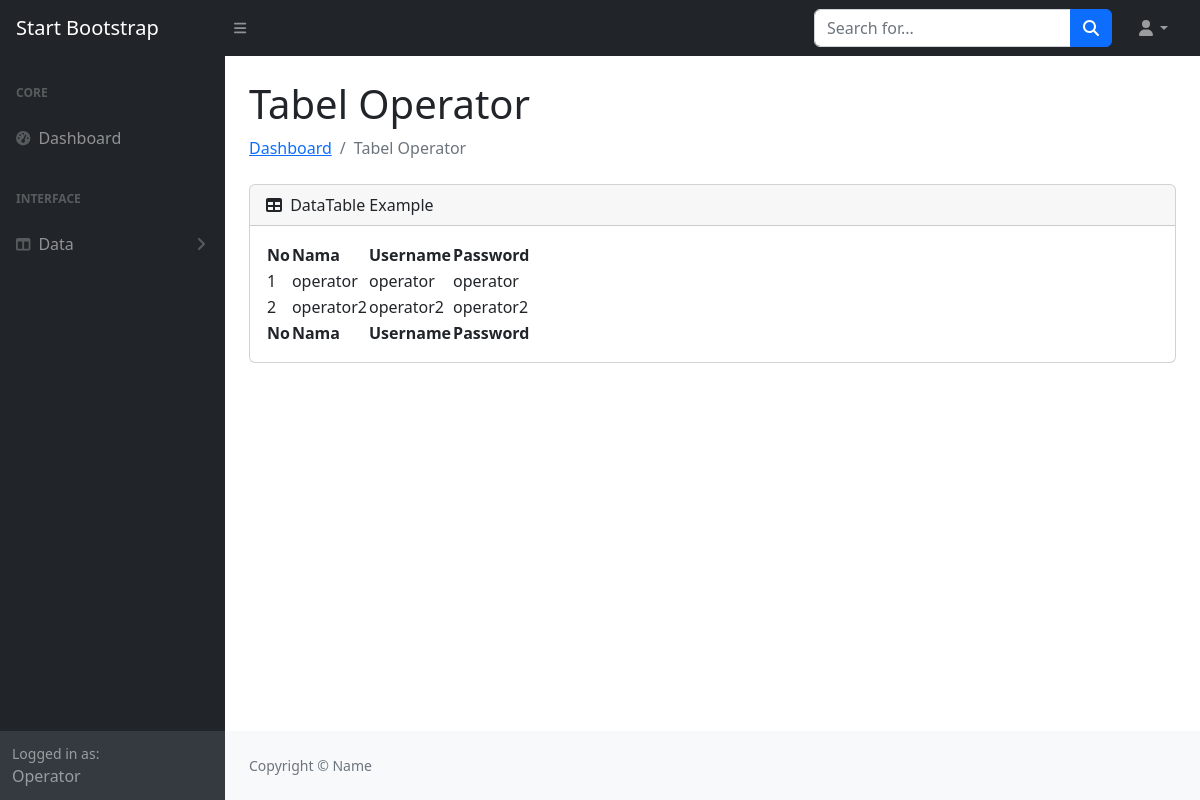
/operator/tabel_operator.php, run on the app's committed database.
### tables this page shows
CREATE TABLE `data_operator` (
  `id_operator` int(11) NOT NULL,
  `nama` varchar(255) NOT NULL,
  `username` varchar(255) NOT NULL,
  `password` varchar(255) NOT NULL,
  `foto` varchar(255) NOT NULL
);

### operator/tabel_operator.php (the view, shortened to what this page needs)
<!DOCTYPE html>
<html lang="en">
<head>
</head>
<body>
    <!DOCTYPE html>
    <html lang="en">
    <head>
        <link href="https://cdn.jsdelivr.net/npm/simple-datatables@7.1.2/dist/style.min.css" rel="stylesheet" />
        <link href="../css/styles.css" rel="stylesheet" />
    </head>
    <body class="sb-nav-fixed">
        <nav class="sb-topnav navbar navbar-expand navbar-dark bg-dark">
            <a class="navbar-brand ps-3" href="index.php">Start Bootstrap</a>
            <button class="btn btn-link btn-sm order-1 order-lg-0 me-4 me-lg-0" id="sidebarToggle" href="#!"><i
                    class="fas fa-bars"></i></button>
            <form class="d-none d-md-inline-block form-inline ms-auto me-0 me-md-3 my-2 my-md-0">
                <div class="input-group">
                    <input class="form-control" type="text" placeholder="Search for..." aria-label="Search for..."
                        aria-describedby="btnNavbarSearch" />
                    <button class="btn btn-primary" id="btnNavbarSearch" type="button"><i
                            class="fas fa-search"></i></button>
                </div>
            </form>
            <ul class="navbar-nav ms-auto ms-md-0 me-3 me-lg-4">
                <li class="nav-item dropdown">
                    <a class="nav-link dropdown-toggle" id="navbarDropdown" href="#" role="button"
                        data-bs-toggle="dropdown" aria-expanded="false"><i class="fas fa-user fa-fw"></i></a>
                </li>
            </ul>
        </nav>
        <div id="layoutSidenav">
            <div id="layoutSidenav_nav">
                <nav class="sb-sidenav accordion sb-sidenav-dark" id="sidenavAccordion">
                    <div class="sb-sidenav-menu">
                        <div class="nav">
                            <div class="sb-sidenav-menu-heading">Core</div>
                            <a class="nav-link" href="index.php">
                                <div class="sb-nav-link-icon"><i class="fas fa-tachometer-alt"></i></div>
                                Dashboard
                            </a>
                            <div class="sb-sidenav-menu-heading">Interface</div>
                            <a class="nav-link collapsed" href="#" data-bs-toggle="collapse"
                                data-bs-target="#collapseLayouts" aria-expanded="false" aria-controls="collapseLayouts">
                                <div class="sb-nav-link-icon"><i class="fas fa-columns"></i></div>
                                Data
                                <div class="sb-sidenav-collapse-arrow"><i class="fas fa-angle-down"></i></div>
                            </a>
                        </div>
                    </div>
                    <div class="sb-sidenav-footer">
                        <div class="small">Logged in as:</div>
                        Operator
                    </div>
                </nav>
            </div>
            <div id="layoutSidenav_content">
                <main>
                    <div class="container-fluid px-4">
                        <h1 class="mt-4">Tabel Operator</h1>
                        <ol class="breadcrumb mb-4">
                            <li class="breadcrumb-item"><a href="index.php">Dashboard</a></li>
                            <li class="breadcrumb-item active">Tabel Operator</li>
                        </ol>
                        <div class="card mb-4">
                            <div class="card-header">
                                <i class="fas fa-table me-1"></i>
                                DataTable Example
                            </div>
                            <div class="card-body">
                                <table id="datatablesSimple">
                                    <thead>
                                        <tr>
                                            <th>No</th>
                                            <th>Nama</th>
                                            <th>Username</th>
                                            <th>Password</th>
                                        </tr>
                                    </thead>
                                    <tfoot>
                                        <tr>
                                            <th>No</th>
                                            <th>Nama</th>
                                            <th>Username</th>
                                            <th>Password</th>
                                        </tr>
                                    </tfoot>
                                    <tbody>
                                        <?php
                                        include 'koneksi.php';
                                        $no = 1;
                                        $data = mysqli_query($koneksi, "select * from data_operator");
                                        while ($d = mysqli_fetch_array($data)) {
                                            ?>
                                            <tr>
                                                <td>
                                                    <?php echo $no++; ?>
                                                </td>
                                                <td>
                                                    <?php echo $d['nama']; ?>
                                                </td>
                                                <td>
                                                    <?php echo $d['username']; ?>
                                                </td>
                                                <td>
                                                    <?php echo $d['password']; ?>
                                                </td>
                                            </tr>
                                            <?php
                                        }
                                        ?>
                                </table>
                            </div>
                        </div>
                    </div>
                </main>
                <footer class="py-4 bg-light mt-auto">
                    <div class="container-fluid px-4">
                        <div class="d-flex align-items-center justify-content-between small">
                            <div class="text-muted">Copyright &copy; Name </div>
                        </div>
                    </div>
                </footer>
            </div>
        </div>
    </body>
    </html>
</body>
</html>

### data on the page
data_operator: nama "operator", username "operator", password "operator"
data_operator: nama "operator2", username "operator2", password "operator2"
